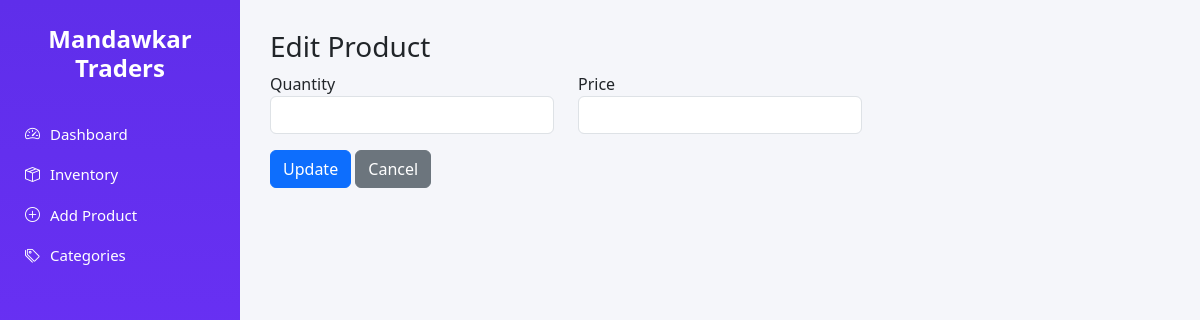
Before: /edit/2 with the older database file.
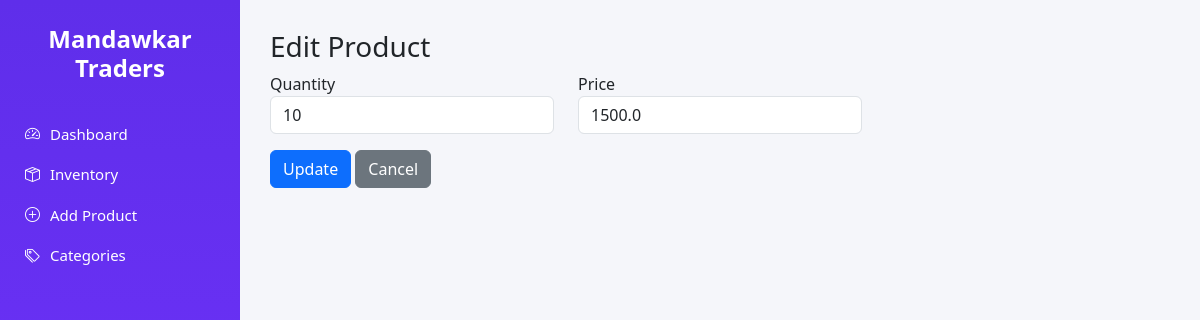
After: the same page with the newer database file.
### tables this page shows
CREATE TABLE products (
        id INTEGER PRIMARY KEY AUTOINCREMENT,
        category TEXT NOT NULL,
        size TEXT,
        type TEXT,
        variant TEXT,
        pattern TEXT,
        quantity INTEGER NOT NULL,
        price REAL NOT NULL,
        last_updated TEXT NOT NULL
    );

### app.py (the view, shortened to what this page needs)
@app.route("/edit/<int:product_id>", methods=["GET", "POST"])
def edit_product(product_id):
    conn = get_connection()
    cursor = conn.cursor()
    cursor.execute("SELECT * FROM products WHERE id = ?", (product_id,))
    product = cursor.fetchone()
    conn.close()
    return render_template("edit_product.html", product=product)

### utils/db.py (called while the page is built)
def get_connection():
    return sqlite3.connect(DB_NAME)

### templates/edit_product.html
{% extends "base.html" %}
{% block content %}
<h3>Edit Product</h3>
<form method="POST">
  <div class="row">
    <div class="col-md-4 mb-3">
      <label>Quantity</label>
      <input type="number" name="quantity" value="{{ product[6] }}" class="form-control" required>
    </div>
    <div class="col-md-4 mb-3">
      <label>Price</label>
      <input type="number" step="0.01" name="price" value="{{ product[7] }}" class="form-control" required>
    </div>
  </div>
  <button class="btn btn-primary">Update</button>
  <a href="/inventory" class="btn btn-secondary">Cancel</a>
</form>
{% endblock %}

Changed rows visible on the page:
added products: quantity "10", price "1500.0"
